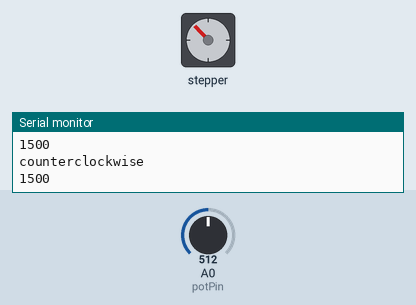
Simulated run of this sketch. Board: Arduino Uno, built with avr-gcc and run on an emulated ATmega328P. Shown: stepper motor, the last lines printed to the serial monitor. The test bench sets the inputs (shaded band); at power-on: A0 (potPin) = 512. Stepper angles assume 200 steps per turn.

Above: at 8.8 s.
8.9 s: A0 (potPin) set to 122
At 16.0 s:
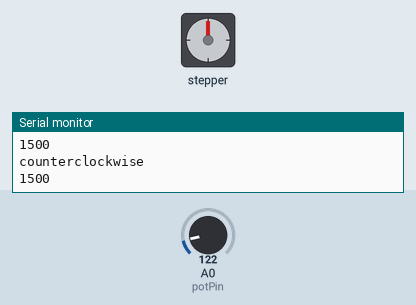
16.9 s: A0 (potPin) set to 0
At 22.1 s:
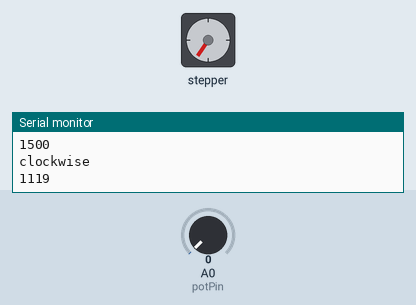
Timing chart, 0 to 34.5 s (numbered marks = the images above; inputs shaded):
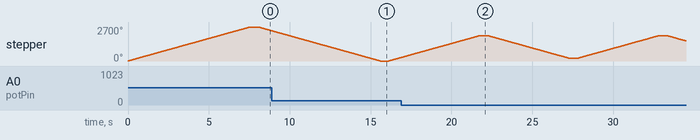

The sketch:

Stepper.ino
```cpp
/*
 Stepper Motor Control - one revolution

 This program drives a unipolar or bipolar stepper motor.
 The motor is attached to digital pins 8 - 11 of the Arduino.

 The motor should revolve one revolution in one direction, then
 one revolution in the other direction.


 Created 11 Mar. 2007
 Modified 30 Nov. 2009
 by Tom Igoe

 */

#include <Stepper.h>

const int stepsPerRevolution = 200;  // change this to fit the number of steps per revolution
// for your motor

// initialize the stepper library on pins 8 through 11:
Stepper myStepper(stepsPerRevolution, 8, 9, 10, 11);

int potPin = 0;
int potValue = 0;
int x = 0;


void setup() {
  // set the speed at 60 rpm:
  myStepper.setSpeed(60);
  // initialize the serial port:
  Serial.begin(9600);
}

void loop() {
  potValue = analogRead(potPin);
  x = map(potValue,0,1024,1000,2000);
  // step one revolution  in one direction:
  Serial.println("clockwise");
  Serial.println(x);
  myStepper.step(x);
  delay(500);


  potValue = analogRead(potPin);
  x = map(potValue,0,1024,1000,2000);
  // step one revolution in the other direction:
  Serial.println("counterclockwise");
  Serial.println(x);
  myStepper.step(-x);
  delay(500);
}
```
